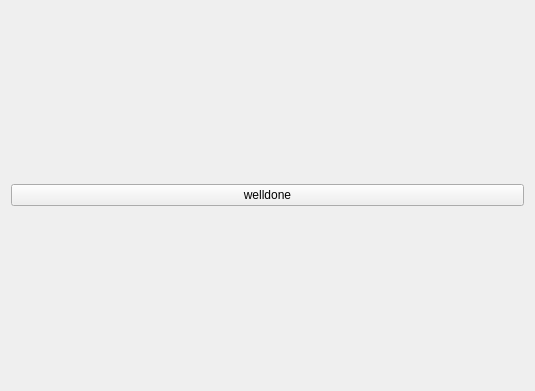
<?xml version="1.0" encoding="UTF-8"?>
<ui version="4.0">
 <class>Widget1</class>
 <widget class="QWidget" name="Widget1">
  <property name="geometry">
   <rect>
    <x>0</x>
    <y>0</y>
    <width>535</width>
    <height>391</height>
   </rect>
  </property>
  <property name="windowTitle">
   <string>Widget1</string>
  </property>
  <layout class="QGridLayout" name="gridLayout">
   <item row="0" column="0">
    <widget class="QPushButton" name="pushButton">
     <property name="text">
      <string>welldone</string>
     </property>
    </widget>
   </item>
  </layout>
 </widget>
 <layoutdefault spacing="6" margin="11"/>
 <resources/>
 <connections/>
</ui>
